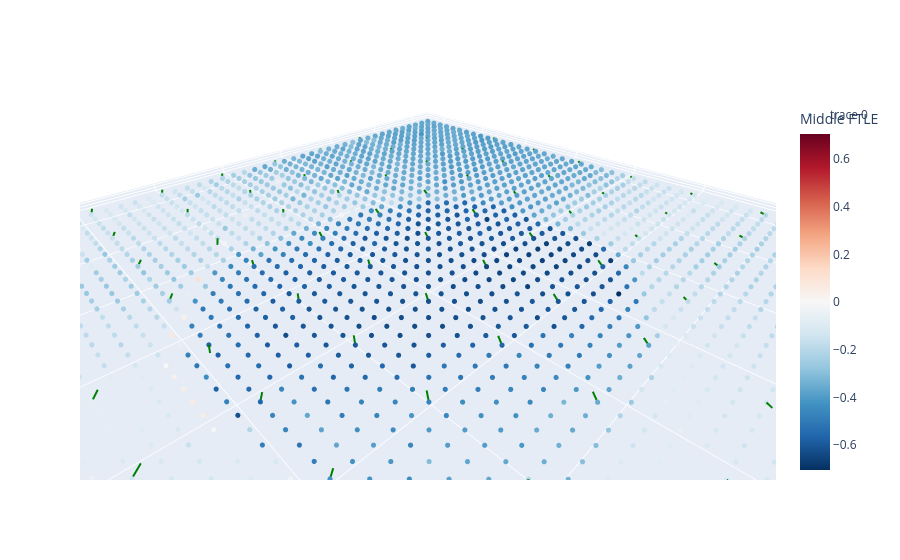

This figure's notebook cell:
### Code cell
fig = go.Figure()

m = np.max(np.abs(lyap_grid_mid))

fig.add_trace(
    go.Scatter3d(
        x=X3.ravel(),
        y=Y3.ravel(),
        z=Z3.ravel(),
        mode='markers',
        marker=dict(
            size=3,
            color=lyap_grid_mid.ravel(),
            colorscale='RdBu_r',
            cmin=-m,
            cmax=m,
            colorbar=dict(title='Middle FTLE')
        )
    )
)

skip = 5

for i in range(0, X3.shape[1], skip):
    for j in range(0, X3.shape[0], skip):

        x0 = X3[j,i]
        y0 = Y3[j,i]
        z0 = Z3[j,i]

        v = mid_dirs[j,i]

        scale = 0.05
        fig.add_trace(
            go.Scatter3d(
                x=[x0, x0 + scale*v[0]],
                y=[y0, y0 + scale*v[1]],
                z=[z0, z0 + scale*v[2]],
                mode='lines',
                line=dict(color='green', width=4),
                showlegend=False
            )
        )

fig.update_layout(
    scene=dict(
        aspectmode='data',
        xaxis_title="x1",
        yaxis_title="x2"
    )
)

fig.show()

fig.write_html(
    save_dir / "general_1000_unstd_3ds_2ftle_46.html",
    include_plotlyjs="cdn"
)

### Figure 1 — Plotly figure (JSON) as saved in the notebook; plotly's stock layout.template omitted (floating-point values rounded to 4 significant figures; data arrays with more than 128 entries replaced by an {"elided": "..."} marker saying what was removed)
{"data": [{"marker": {"cmax": 0.7047, "cmin": -0.7047, "color": {"elided": "2500 float values"}, "colorbar": {"title": {"text": "Middle FTLE"}}, "colorscale": [[0, "rgb(5,48,97)"], [0.1, "rgb(33,102,172)"], [0.2, "rgb(67,147,195)"], [0.3, "rgb(146,197,222)"], [0.4, "rgb(209,229,240)"], [0.5, "rgb(247,247,247)"], [0.6, "rgb(253,219,199)"], [0.7, "rgb(244,165,130)"], [0.8, "rgb(214,96,77)"], [0.9, "rgb(178,24,43)"], [1, "rgb(103,0,31)"]], "size": 3}, "mode": "markers", "type": "scatter3d", "x": {"elided": "2500 float values"}, "y": {"elided": "2500 float values"}, "z": {"elided": "2500 float values"}}, {"line": {"color": "green", "width": 4}, "mode": "lines", "showlegend": false, "type": "scatter3d", "x": [-2.047, -2.072], "y": [-2.069, -2.111], "z": [0, 0.009007]}, {"line": {"color": "green", "width": 4}, "mode": "lines", "showlegend": false, "type": "scatter3d", "x": [-2.047, -2.073], "y": [-1.641, -1.683], "z": [0, 0.007679]}, {"line": {"color": "green", "width": 4}, "mode": "lines", "showlegend": false, "type": "scatter3d", "x": [-2.047, -2.072], "y": [-1.213, -1.256], "z": [0, 0.007626]}, {"line": {"color": "green", "width": 4}, "mode": "lines", "showlegend": false, "type": "scatter3d", "x": [-2.047, -2.073], "y": [-0.7855, -0.8278], "z": [0, 0.005405]}, {"line": {"color": "green", "width": 4}, "mode": "lines", "showlegend": false, "type": "scatter3d", "x": [-2.047, -2.073], "y": [-0.3577, -0.4003], "z": [0, 0.005591]}, {"line": {"color": "green", "width": 4}, "mode": "lines", "showlegend": false, "type": "scatter3d", "x": [-2.047, -2.078], "y": [0.07, 0.03081], "z": [0, -0.002753]}, {"line": {"color": "green", "width": 4}, "mode": "lines", "showlegend": false, "type": "scatter3d", "x": [-2.047, -2.08], "y": [0.4978, 0.4607], "z": [0, -0.004994]}, {"line": {"color": "green", "width": 4}, "mode": "lines", "showlegend": false, "type": "scatter3d", "x": [-2.047, -2.082], "y": [0.9255, 0.8896], "z": [0, -0.003695]}, {"line": {"color": "green", "width": 4}, "mode": "lines", "showlegend": false, "type": "scatter3d", "x": [-2.047, -2.082], "y": [1.353, 1.318], "z": [0, -0.007084]}, {"line": {"color": "green", "width": 4}, "mode": "lines", "showlegend": false, "type": "scatter3d", "x": [-2.047, -2.083], "y": [1.781, 1.748], "z": [0, -0.01024]}, {"line": {"color": "green", "width": 4}, "mode": "lines", "showlegend": false, "type": "scatter3d", "x": [-1.621, -1.647], "y": [-2.069, -2.11], "z": [0, 0.01077]}, {"line": {"color": "green", "width": 4}, "mode": "lines", "showlegend": false, "type": "scatter3d", "x": [-1.621, -1.645], "y": [-1.641, -1.684], "z": [0, 0.009765]}, {"line": {"color": "green", "width": 4}, "mode": "lines", "showlegend": false, "type": "scatter3d", "x": [-1.621, -1.645], "y": [-1.213, -1.255], "z": [0, 0.01059]}, {"line": {"color": "green", "width": 4}, "mode": "lines", "showlegend": false, "type": "scatter3d", "x": [-1.621, -1.645], "y": [-0.7855, -0.8282], "z": [0, 0.008746]}, {"line": {"color": "green", "width": 4}, "mode": "lines", "showlegend": false, "type": "scatter3d", "x": [-1.621, -1.646], "y": [-0.3577, -0.4004], "z": [0, 0.006251]}, {"line": {"color": "green", "width": 4}, "mode": "lines", "showlegend": false, "type": "scatter3d", "x": [-1.621, -1.65], "y": [0.07, 0.02942], "z": [0, 0.001302]}, {"line": {"color": "green", "width": 4}, "mode": "lines", "showlegend": false, "type": "scatter3d", "x": [-1.621, -1.655], "y": [0.4978, 0.4615], "z": [0, -0.00526]}, {"line": {"color": "green", "width": 4}, "mode": "lines", "showlegend": false, "type": "scatter3d", "x": [-1.621, -1.656], "y": [0.9255, 0.8909], "z": [0, -0.006965]}, {"line": {"color": "green", "width": 4}, "mode": "lines", "showlegend": false, "type": "scatter3d", "x": [-1.621, -1.658], "y": [1.353, 1.323], "z": [0, -0.01251]}, {"line": {"color": "green", "width": 4}, "mode": "lines", "showlegend": false, "type": "scatter3d", "x": [-1.621, -1.659], "y": [1.781, 1.753], "z": [0, -0.01458]}, {"line": {"color": "green", "width": 4}, "mode": "lines", "showlegend": false, "type": "scatter3d", "x": [-1.194, -1.219], "y": [-2.069, -2.111], "z": [0, 0.01189]}, {"line": {"color": "green", "width": 4}, "mode": "lines", "showlegend": false, "type": "scatter3d", "x": [-1.194, -1.219], "y": [-1.641, -1.683], "z": [0, 0.01135]}, {"line": {"color": "green", "width": 4}, "mode": "lines", "showlegend": false, "type": "scatter3d", "x": [-1.194, -1.217], "y": [-1.213, -1.257], "z": [0, 0.01032]}, {"line": {"color": "green", "width": 4}, "mode": "lines", "showlegend": false, "type": "scatter3d", "x": [-1.194, -1.217], "y": [-0.7855, -0.8285], "z": [0, 0.01085]}, {"line": {"color": "green", "width": 4}, "mode": "lines", "showlegend": false, "type": "scatter3d", "x": [-1.194, -1.217], "y": [-0.3577, -0.4011], "z": [0, 0.00981]}, {"line": {"color": "green", "width": 4}, "mode": "lines", "showlegend": false, "type": "scatter3d", "x": [-1.194, -1.221], "y": [0.07, 0.02838], "z": [0, 0.005287]}, {"line": {"color": "green", "width": 4}, "mode": "lines", "showlegend": false, "type": "scatter3d", "x": [-1.194, -1.228], "y": [0.4978, 0.461], "z": [0, -0.003874]}, {"line": {"color": "green", "width": 4}, "mode": "lines", "showlegend": false, "type": "scatter3d", "x": [-1.194, -1.231], "y": [0.9255, 0.8921], "z": [0, -0.007535]}, {"line": {"color": "green", "width": 4}, "mode": "lines", "showlegend": false, "type": "scatter3d", "x": [-1.194, -1.233], "y": [1.353, 1.326], "z": [0, -0.01486]}, {"line": {"color": "green", "width": 4}, "mode": "lines", "showlegend": false, "type": "scatter3d", "x": [-1.194, -1.154], "y": [1.781, 1.805], "z": [0, 0.01805]}, {"line": {"color": "green", "width": 4}, "mode": "lines", "showlegend": false, "type": "scatter3d", "x": [-0.7676, -0.7965], "y": [-2.069, -2.109], "z": [0, 0.008278]}, {"line": {"color": "green", "width": 4}, "mode": "lines", "showlegend": false, "type": "scatter3d", "x": [-0.7676, -0.7945], "y": [-1.641, -1.681], "z": [0, 0.01161]}, {"line": {"color": "green", "width": 4}, "mode": "lines", "showlegend": false, "type": "scatter3d", "x": [-0.7676, -0.7917], "y": [-1.213, -1.255], "z": [0, 0.01186]}, {"line": {"color": "green", "width": 4}, "mode": "lines", "showlegend": false, "type": "scatter3d", "x": [-0.7676, -0.7736], "y": [-0.7855, -0.8294], "z": [0, 0.02319]}, {"line": {"color": "green", "width": 4}, "mode": "lines", "showlegend": false, "type": "scatter3d", "x": [-0.7676, -0.7802], "y": [-0.3577, -0.4014], "z": [0, 0.02083]}, {"line": {"color": "green", "width": 4}, "mode": "lines", "showlegend": false, "type": "scatter3d", "x": [-0.7676, -0.7873], "y": [0.07, 0.02598], "z": [0, 0.01313]}, {"line": {"color": "green", "width": 4}, "mode": "lines", "showlegend": false, "type": "scatter3d", "x": [-0.7676, -0.7928], "y": [0.4978, 0.4557], "z": [0, 0.00959]}, {"line": {"color": "green", "width": 4}, "mode": "lines", "showlegend": false, "type": "scatter3d", "x": [-0.7676, -0.8053], "y": [0.9255, 0.8939], "z": [0, -0.009198]}, {"line": {"color": "green", "width": 4}, "mode": "lines", "showlegend": false, "type": "scatter3d", "x": [-0.7676, -0.7274], "y": [1.353, 1.374], "z": [0, 0.02127]}, {"line": {"color": "green", "width": 4}, "mode": "lines", "showlegend": false, "type": "scatter3d", "x": [-0.7676, -0.7275], "y": [1.781, 1.803], "z": [0, 0.02042]}, {"line": {"color": "green", "width": 4}, "mode": "lines", "showlegend": false, "type": "scatter3d", "x": [-0.3411, -0.3707], "y": [-2.069, -2.108], "z": [0, 0.01113]}, {"line": {"color": "green", "width": 4}, "mode": "lines", "showlegend": false, "type": "scatter3d", "x": [-0.3411, -0.3671], "y": [-1.641, -1.681], "z": [0, 0.01463]}, {"line": {"color": "green", "width": 4}, "mode": "lines", "showlegend": false, "type": "scatter3d", "x": [-0.3411, -0.3601], "y": [-1.213, -1.255], "z": [0, 0.01965]}, {"line": {"color": "green", "width": 4}, "mode": "lines", "showlegend": false, "type": "scatter3d", "x": [-0.3411, -0.3442], "y": [-0.7855, -0.8287], "z": [0, 0.02505]}, {"line": {"color": "green", "width": 4}, "mode": "lines", "showlegend": false, "type": "scatter3d", "x": [-0.3411, -0.3596], "y": [-0.3577, -0.401], "z": [0, 0.01701]}, {"line": {"color": "green", "width": 4}, "mode": "lines", "showlegend": false, "type": "scatter3d", "x": [-0.3411, -0.3643], "y": [0.07, 0.02724], "z": [0, 0.01159]}, {"line": {"color": "green", "width": 4}, "mode": "lines", "showlegend": false, "type": "scatter3d", "x": [-0.3411, -0.3666], "y": [0.4978, 0.4555], "z": [0, 0.007981]}, {"line": {"color": "green", "width": 4}, "mode": "lines", "showlegend": false, "type": "scatter3d", "x": [-0.3411, -0.3766], "y": [0.9255, 0.8905], "z": [0, -0.00371]}, {"line": {"color": "green", "width": 4}, "mode": "lines", "showlegend": false, "type": "scatter3d", "x": [-0.3411, -0.3006], "y": [1.353, 1.374], "z": [0, 0.02099]}, {"line": {"color": "green", "width": 4}, "mode": "lines", "showlegend": false, "type": "scatter3d", "x": [-0.3411, -0.301], "y": [1.781, 1.802], "z": [0, 0.0212]}, {"line": {"color": "green", "width": 4}, "mode": "lines", "showlegend": false, "type": "scatter3d", "x": [0.08531, 0.06405], "y": [-2.069, -2.109], "z": [0, 0.02031]}, {"line": {"color": "green", "width": 4}, "mode": "lines", "showlegend": false, "type": "scatter3d", "x": [0.08531, 0.06405], "y": [-1.641, -1.682], "z": [0, 0.01921]}, {"line": {"color": "green", "width": 4}, "mode": "lines", "showlegend": false, "type": "scatter3d", "x": [0.08531, 0.06216], "y": [-1.213, -1.253], "z": [0, 0.01867]}, {"line": {"color": "green", "width": 4}, "mode": "lines", "showlegend": false, "type": "scatter3d", "x": [0.08531, 0.076], "y": [-0.7855, -0.8303], "z": [0, 0.02008]}, {"line": {"color": "green", "width": 4}, "mode": "lines", "showlegend": false, "type": "scatter3d", "x": [0.08531, 0.06322], "y": [-0.3577, -0.4004], "z": [0, 0.01397]}, {"line": {"color": "green", "width": 4}, "mode": "lines", "showlegend": false, "type": "scatter3d", "x": [0.08531, 0.06137], "y": [0.07, 0.02799], "z": [0, 0.01269]}, {"line": {"color": "green", "width": 4}, "mode": "lines", "showlegend": false, "type": "scatter3d", "x": [0.08531, 0.05854], "y": [0.4978, 0.4564], "z": [0, 0.008555]}, {"line": {"color": "green", "width": 4}, "mode": "lines", "showlegend": false, "type": "scatter3d", "x": [0.08531, 0.05158], "y": [0.9255, 0.8886], "z": [0, -0.000189]}, {"line": {"color": "green", "width": 4}, "mode": "lines", "showlegend": false, "type": "scatter3d", "x": [0.08531, 0.1255], "y": [1.353, 1.376], "z": [0, 0.01965]}, {"line": {"color": "green", "width": 4}, "mode": "lines", "showlegend": false, "type": "scatter3d", "x": [0.08531, 0.1257], "y": [1.781, 1.803], "z": [0, 0.01939]}, {"line": {"color": "green", "width": 4}, "mode": "lines", "showlegend": false, "type": "scatter3d", "x": [0.5118, 0.4896], "y": [-2.069, -2.109], "z": [0, 0.02051]}, {"line": {"color": "green", "width": 4}, "mode": "lines", "showlegend": false, "type": "scatter3d", "x": [0.5118, 0.4885], "y": [-1.641, -1.681], "z": [0, 0.01939]}, {"line": {"color": "green", "width": 4}, "mode": "lines", "showlegend": false, "type": "scatter3d", "x": [0.5118, 0.536], "y": [-1.213, -1.173], "z": [0, -0.01804]}, {"line": {"color": "green", "width": 4}, "mode": "lines", "showlegend": false, "type": "scatter3d", "x": [0.5118, 0.496], "y": [-0.7855, -0.8316], "z": [0, 0.01134]}, {"line": {"color": "green", "width": 4}, "mode": "lines", "showlegend": false, "type": "scatter3d", "x": [0.5118, 0.4888], "y": [-0.3577, -0.4008], "z": [0, 0.01087]}, {"line": {"color": "green", "width": 4}, "mode": "lines", "showlegend": false, "type": "scatter3d", "x": [0.5118, 0.4867], "y": [0.07, 0.02827], "z": [0, 0.01127]}, {"line": {"color": "green", "width": 4}, "mode": "lines", "showlegend": false, "type": "scatter3d", "x": [0.5118, 0.4829], "y": [0.4978, 0.4575], "z": [0, 0.006728]}, {"line": {"color": "green", "width": 4}, "mode": "lines", "showlegend": false, "type": "scatter3d", "x": [0.5118, 0.5558], "y": [0.9255, 0.9474], "z": [0, 0.008832]}, {"line": {"color": "green", "width": 4}, "mode": "lines", "showlegend": false, "type": "scatter3d", "x": [0.5118, 0.4712], "y": [1.353, 1.335], "z": [0, -0.02268]}, {"line": {"color": "green", "width": 4}, "mode": "lines", "showlegend": false, "type": "scatter3d", "x": [0.5118, 0.4709], "y": [1.781, 1.763], "z": [0, -0.02239]}, {"line": {"color": "green", "width": 4}, "mode": "lines", "showlegend": false, "type": "scatter3d", "x": [0.9382, 0.916], "y": [-2.069, -2.109], "z": [0, 0.02025]}, {"line": {"color": "green", "width": 4}, "mode": "lines", "showlegend": false, "type": "scatter3d", "x": [0.9382, 0.9096], "y": [-1.641, -1.679], "z": [0, 0.01409]}, {"line": {"color": "green", "width": 4}, "mode": "lines", "showlegend": false, "type": "scatter3d", "x": [0.9382, 0.9074], "y": [-1.213, -1.251], "z": [0, 0.01064]}, {"line": {"color": "green", "width": 4}, "mode": "lines", "showlegend": false, "type": "scatter3d", "x": [0.9382, 0.9073], "y": [-0.7855, -0.8239], "z": [0, 0.008167]}, {"line": {"color": "green", "width": 4}, "mode": "lines", "showlegend": false, "type": "scatter3d", "x": [0.9382, 0.9549], "y": [-0.3577, -0.3107], "z": [0, -0.003594]}, {"line": {"color": "green", "width": 4}, "mode": "lines", "showlegend": false, "type": "scatter3d", "x": [0.9382, 0.9095], "y": [0.07, 0.02927], "z": [0, -0.00367]}, {"line": {"color": "green", "width": 4}, "mode": "lines", "showlegend": false, "type": "scatter3d", "x": [0.9382, 0.9048], "y": [0.4978, 0.4642], "z": [0, -0.01605]}, {"line": {"color": "green", "width": 4}, "mode": "lines", "showlegend": false, "type": "scatter3d", "x": [0.9382, 0.8985], "y": [0.9255, 0.896], "z": [0, -0.007165]}, {"line": {"color": "green", "width": 4}, "mode": "lines", "showlegend": false, "type": "scatter3d", "x": [0.9382, 0.8973], "y": [1.353, 1.334], "z": [0, -0.02156]}, {"line": {"color": "green", "width": 4}, "mode": "lines", "showlegend": false, "type": "scatter3d", "x": [0.9382, 0.9784], "y": [1.781, 1.794], "z": [0, 0.02663]}, {"line": {"color": "green", "width": 4}, "mode": "lines", "showlegend": false, "type": "scatter3d", "x": [1.365, 1.341], "y": [-2.069, -2.108], "z": [0, 0.02041]}, {"line": {"color": "green", "width": 4}, "mode": "lines", "showlegend": false, "type": "scatter3d", "x": [1.365, 1.336], "y": [-1.641, -1.68], "z": [0, 0.01171]}, {"line": {"color": "green", "width": 4}, "mode": "lines", "showlegend": false, "type": "scatter3d", "x": [1.365, 1.396], "y": [-1.213, -1.175], "z": [0, -0.008221]}, {"line": {"color": "green", "width": 4}, "mode": "lines", "showlegend": false, "type": "scatter3d", "x": [1.365, 1.33], "y": [-0.7855, -0.8213], "z": [0, -0.001196]}, {"line": {"color": "green", "width": 4}, "mode": "lines", "showlegend": false, "type": "scatter3d", "x": [1.365, 1.333], "y": [-0.3577, -0.3959], "z": [0, 0.008024]}, {"line": {"color": "green", "width": 4}, "mode": "lines", "showlegend": false, "type": "scatter3d", "x": [1.365, 1.327], "y": [0.07, 0.03767], "z": [0, 0.004601]}, {"line": {"color": "green", "width": 4}, "mode": "lines", "showlegend": false, "type": "scatter3d", "x": [1.365, 1.327], "y": [0.4978, 0.4656], "z": [0, 0.004941]}, {"line": {"color": "green", "width": 4}, "mode": "lines", "showlegend": false, "type": "scatter3d", "x": [1.365, 1.325], "y": [0.9255, 0.896], "z": [0, -0.00395]}, {"line": {"color": "green", "width": 4}, "mode": "lines", "showlegend": false, "type": "scatter3d", "x": [1.365, 1.323], "y": [1.353, 1.335], "z": [0, -0.02027]}, {"line": {"color": "green", "width": 4}, "mode": "lines", "showlegend": false, "type": "scatter3d", "x": [1.365, 1.406], "y": [1.781, 1.797], "z": [0, 0.02326]}, {"line": {"color": "green", "width": 4}, "mode": "lines", "showlegend": false, "type": "scatter3d", "x": [1.791, 1.821], "y": [-2.069, -2.031], "z": [0, -0.01295]}, {"line": {"color": "green", "width": 4}, "mode": "lines", "showlegend": false, "type": "scatter3d", "x": [1.791, 1.769], "y": [-1.641, -1.684], "z": [0, 0.01255]}, {"line": {"color": "green", "width": 4}, "mode": "lines", "showlegend": false, "type": "scatter3d", "x": [1.791, 1.757], "y": [-1.213, -1.25], "z": [0, 0.001049]}, {"line": {"color": "green", "width": 4}, "mode": "lines", "showlegend": false, "type": "scatter3d", "x": [1.791, 1.757], "y": [-0.7855, -0.8221], "z": [0, 0.003235]}, {"line": {"color": "green", "width": 4}, "mode": "lines", "showlegend": false, "type": "scatter3d", "x": [1.791, 1.756], "y": [-0.3577, -0.3934], "z": [0, 0.003134]}, {"line": {"color": "green", "width": 4}, "mode": "lines", "showlegend": false, "type": "scatter3d", "x": [1.791, 1.754], "y": [0.07, 0.03747], "z": [0, 0.005276]}, {"line": {"color": "green", "width": 4}, "mode": "lines", "showlegend": false, "type": "scatter3d", "x": [1.791, 1.753], "y": [0.4978, 0.4663], "z": [0, 0.004518]}, {"line": {"color": "green", "width": 4}, "mode": "lines", "showlegend": false, "type": "scatter3d", "x": [1.791, 1.831], "y": [0.9255, 0.955], "z": [0, 0.003319]}, {"line": {"color": "green", "width": 4}, "mode": "lines", "showlegend": false, "type": "scatter3d", "x": [1.791, 1.75], "y": [1.353, 1.336], "z": [0, -0.02284]}, {"line": {"color": "green", "width": 4}, "mode": "lines", "showlegend": false, "type": "scatter3d", "x": [1.791, 1.831], "y": [1.781, 1.794], "z": [0, 0.02665]}], "layout": {"scene": {"aspectmode": "data", "xaxis": {"title": {"text": "x1"}}, "yaxis": {"title": {"text": "x2"}}}}}
